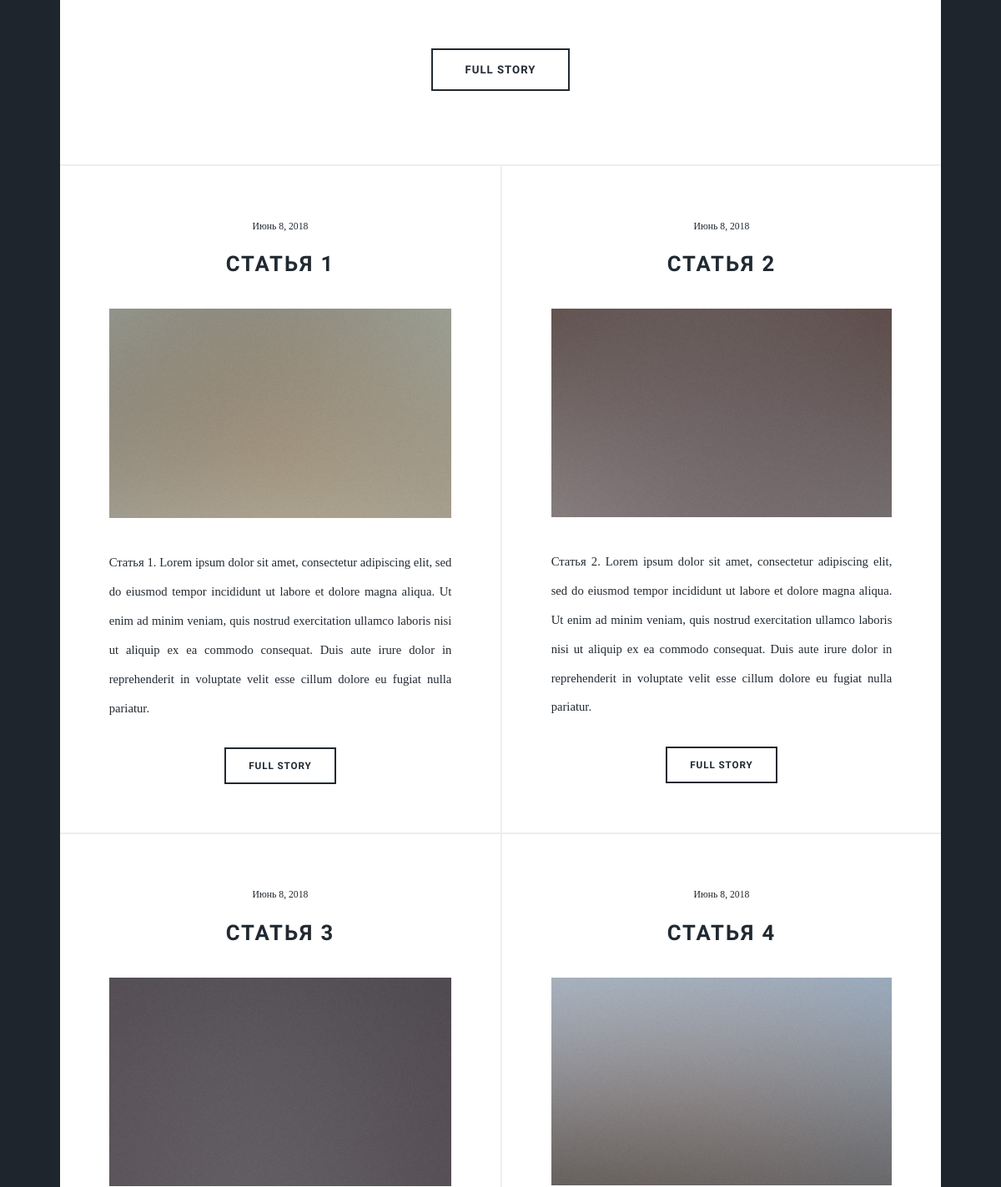
The app's page /page/6 (middle part), older data.
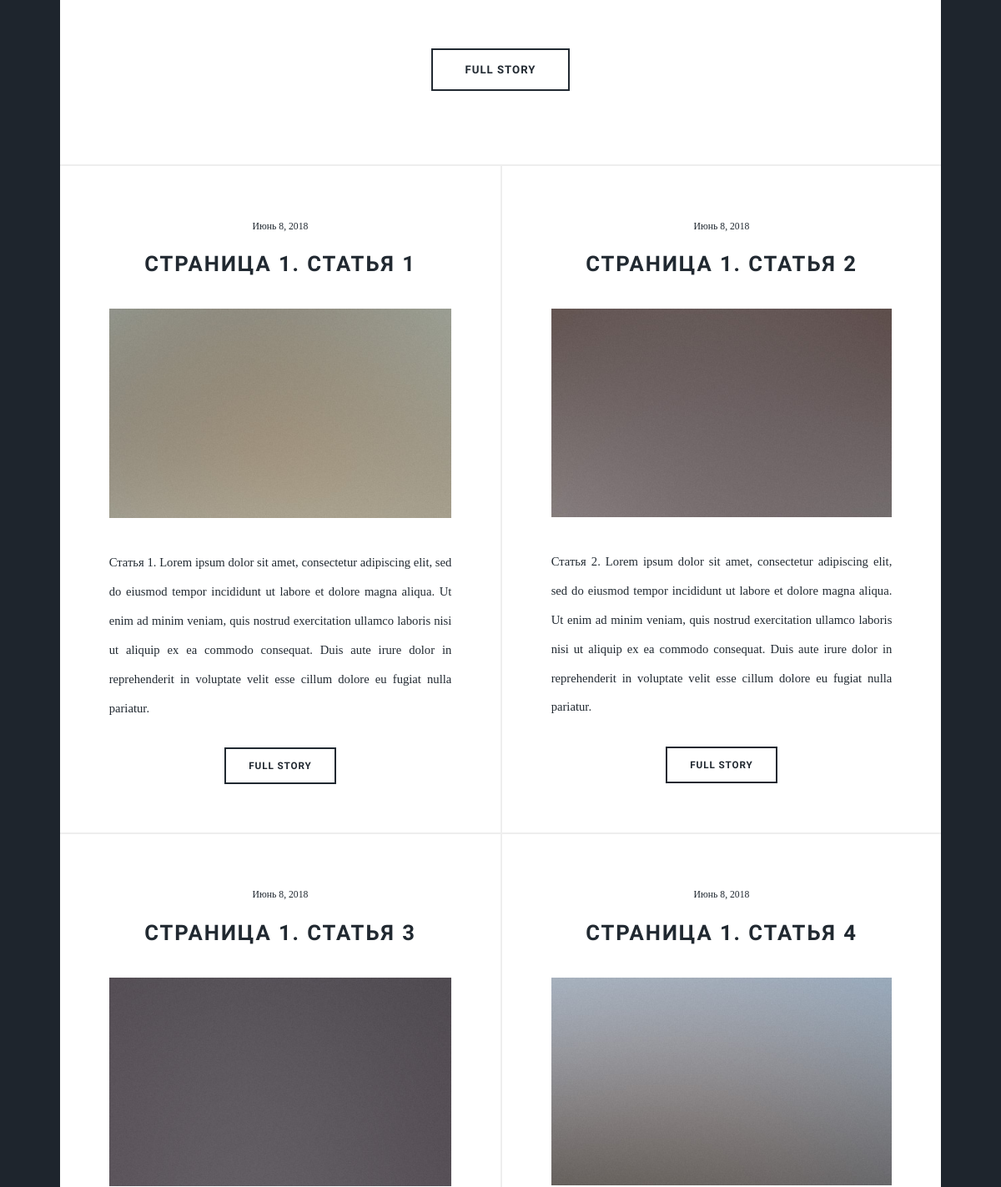
The same page, newer data.
### elbrusblog/models.py (models this page shows, shortened)
class Article(models.Model):
    article_date = models.DateField(verbose_name='Дата события')
    article_title = models.CharField(max_length=100, verbose_name='Заголовок статьи')
    article_image = models.ImageField(upload_to='upload_photo', blank=True, verbose_name='Фотография')
    article_description = models.TextField(blank=True, null=True, verbose_name='Описание статьи')
    article_text = models.TextField(blank=True, null=True, verbose_name='Текст статьи')
    def picture_micro_admin(self):
        if self.article_image:
            return format_html('<a href="' + self.article_image.url + '" target="_blank"><img src="' + self.article_image.url + '" width="100"/></a>')
        else:
            return '(Нет изображения)'
    picture_micro_admin.short_description = 'Миниатюра'
    picture_micro_admin.allow_tags = True

### elbrusblog/views.py (the view)
# urls.py: path('page/<int:num_page>', views.articles_page, name='articles_page'),
def articles_page(request, num_page):
    articles = Article.objects.all()[0:4]
    context = {
        'articles': articles,
    }
    return render(request, 'elbrusblog/articles_page.html', context)

### elbrusblog/templates/elbrusblog/articles_page.html (shortened to what this page needs)
{% extends "base.html" %}
{% load staticfiles %}
{% block main %}
<div id="main">
			<article class="post featured">
				<ul class="actions">
					<li><a href="#" class="button big">Full Story</a></li>
				</ul>
			</article>
			<section class="posts">
				{% for article in articles %}
					<article>
						<header>
							<span class="date">{{article.article_date}}</span>
							<h2><a href="#">{{article.article_title}}</a></h2>
						</header>
						<a href="#" class="image fit"><img src="/media/{{ article.article_image }}" alt="" /></a>
						<p>{{article.article_description}}</p>
						<ul class="actions">
							<li><a href="#" class="button">Full Story</a></li>
						</ul>
					</article>
				{% endfor %}
			</section>
</div>
{% endblock %}

### elbrusblog/templates/elbrusblog/base.html (shortened to what this page needs)
<!DOCTYPE HTML>
{% load staticfiles %}
<html>
  <head>
    <link rel="stylesheet" href="{% static "css/main.css" %}" type="text/css" />
  </head>
  	<body class="is-loading">
			<div id="wrapper">
        {% block main %}{% endblock %}
      </div>
    </body>
</html>

Row changes from the older to the newer data that the page shows:
changed Article: article_title "СТАТЬЯ 1" → "СТРАНИЦА 1. СТАТЬЯ 1"
changed Article: article_title "СТАТЬЯ 2" → "СТРАНИЦА 1. СТАТЬЯ 2"
changed Article: article_title "СТАТЬЯ 3" → "СТРАНИЦА 1. СТАТЬЯ 3"
changed Article: article_title "СТАТЬЯ 4" → "СТРАНИЦА 1. СТАТЬЯ 4"
